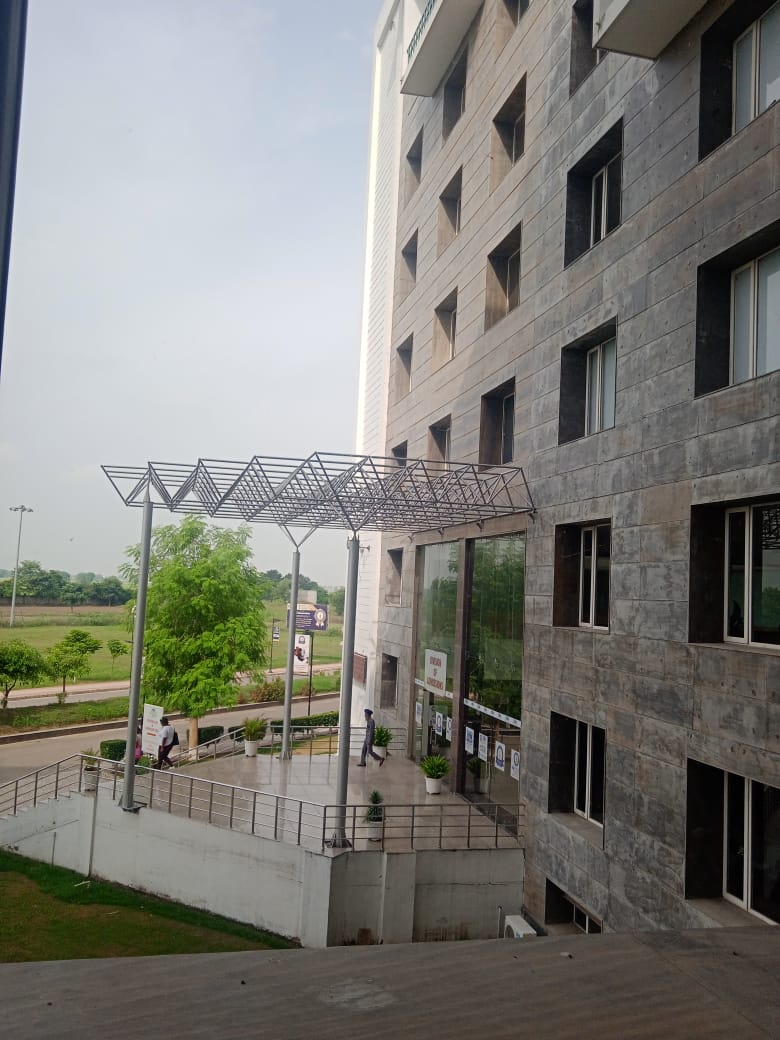
#> input picture image processing/img2.jpg, 780 x 1040 px
$ jupyter execute --allow-errors image.ipynb
#> lines starting #> are read from the running program, lines starting #| are printed output that depends on the picture; after the words box and inside, x2 and y2 are one past the last pixel; in counts of white or black regions, pixels touching at a corner belong together
[cell 1]
import cv2
import matplotlib.pyplot as plt

img = cv2.imread('img2.jpg')
#> img is the input picture: shape (1040, 780, 3); mean B, G, R 119.1, 124.6, 125.2
plt.imshow(img, cmap = 'gray')
plt.show()
img_gray = cv2.cvtColor(img, cv2.COLOR_BGR2GRAY)
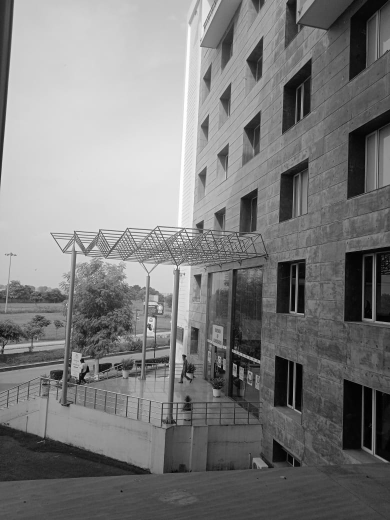
#> img_gray: shape (1040, 780) (shown at 1/2 size); min 0, max 255, mean 124.1
plt.imshow(img_gray, cmap = 'gray')
plt.show()

[cell 2]
blur = cv2.blur(img_gray,(6,6))
plt.imshow(blur, cmap = 'gray')
plt.show()

[cell 3]
sobelx = cv2.Sobel(img_gray, -1,1,0,ksize=5)
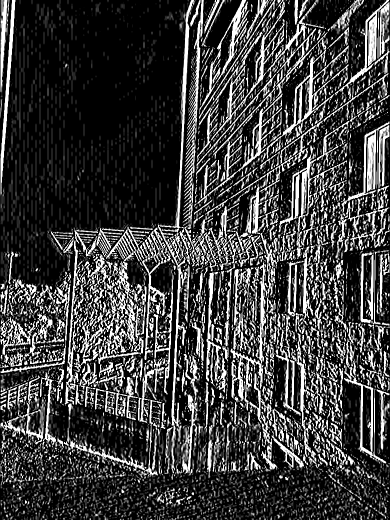
#> sobelx: shape (1040, 780) (shown at 1/2 size); min 0, max 255, mean 63.2
plt.imshow(sobelx, cmap = 'gray')
plt.show()
sobely = cv2.Sobel(img_gray, -1,1,0,ksize=5)
plt.imshow(sobely, cmap = 'gray')
plt.show()
sobelxy = cv2.addWeighted(sobelx,0.5,sobely,0.5,0)
plt.imshow(sobelxy, cmap = 'gray')
plt.show()

[cell 4]
import numpy as np
gradient_magnitude = np.sqrt(sobelx*2+sobely*2)
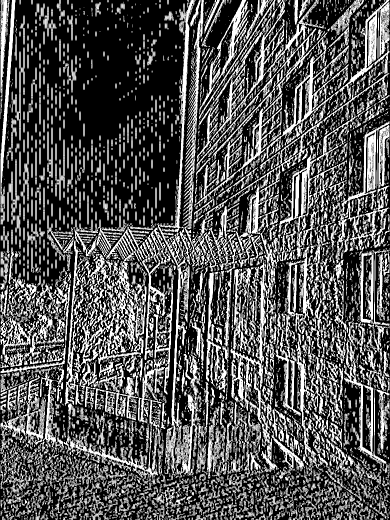
#> gradient_magnitude: shape (1040, 780) float16 (shown at 1/2 size); min 0, max 15.88, mean 5.25; drawn with min black and max white
plt.imshow(gradient_magnitude, cmap = 'gray')
plt.show()
gradient_direction = np.arctan2(sobely,sobelx)
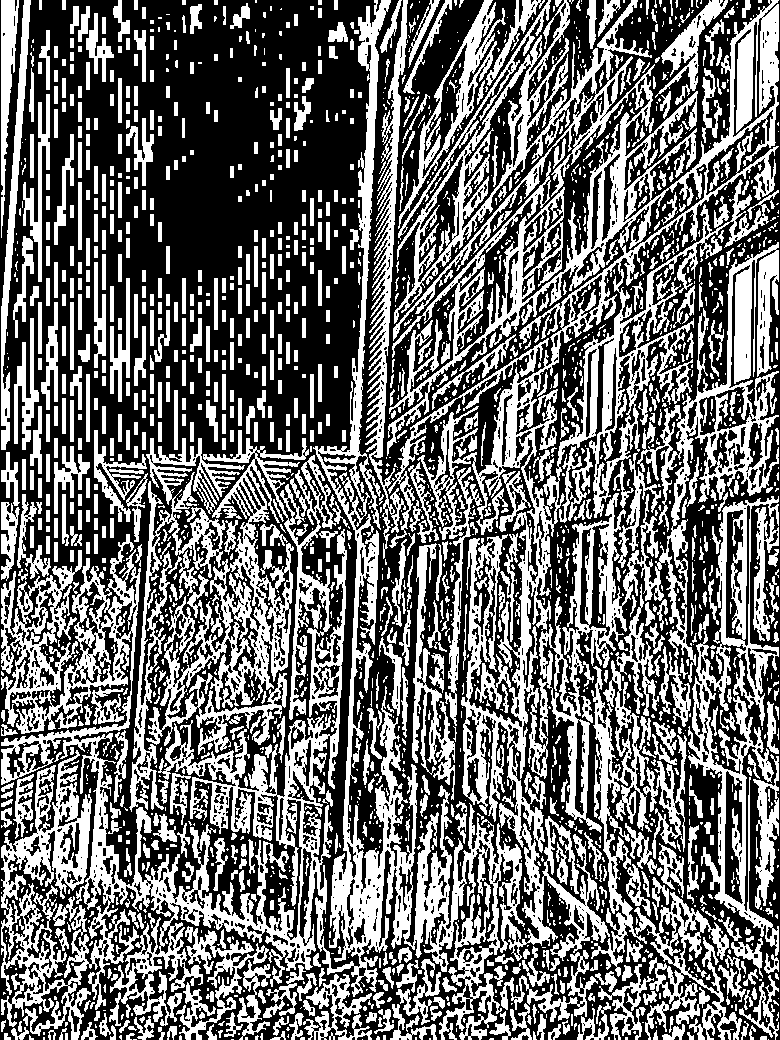
#> gradient_direction: shape (1040, 780) float16; values 0 (black) and 0.785 (white), 42.8% white; 2293 white regions (1345 under 20 px), largest, box (x1, y1, x2, y2) and area: (1, 0, 779, 1040) 183220, (591, 584, 742, 1040) 11831, (688, 496, 779, 956) 11586
plt.imshow(gradient_direction, cmap = 'gray')
plt.show()

$ run again, with image processing/img3.jpg copied over image processing/img2.jpg
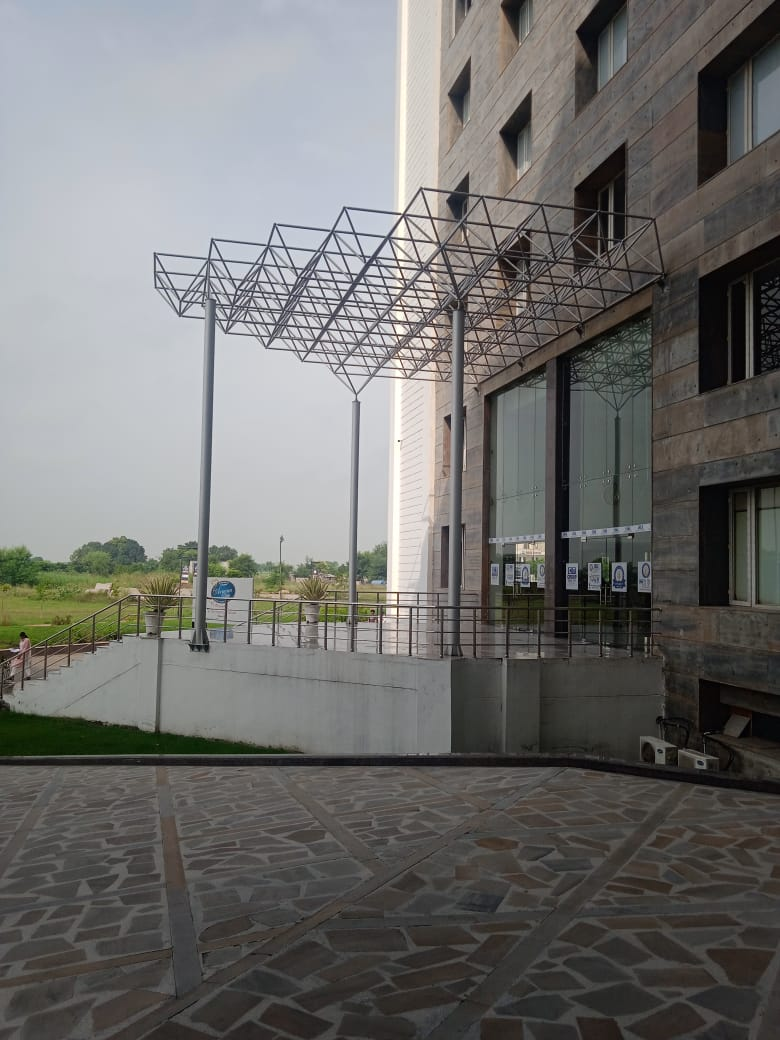
#> input picture image processing/img3.jpg, 780 x 1040 px
#> img is the input picture: shape (1040, 780, 3); mean B, G, R 109.6, 111.4, 111.9
#> `gradient_magnitude = np.sqrt(sobelx*2+sobely*2)`:
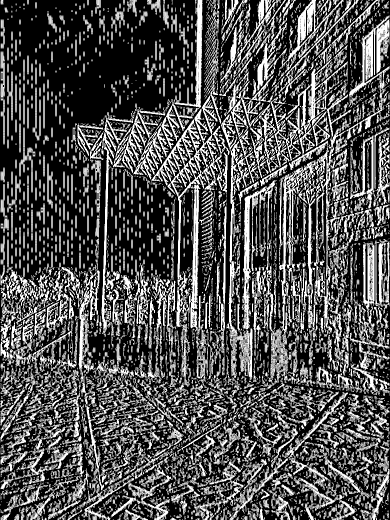
#> gradient_magnitude: shape (1040, 780) float16 (shown at 1/2 size); min 0, max 15.88, mean 5.05; drawn with min black and max white
#> `gradient_direction = np.arctan2(sobely,sobelx)`:
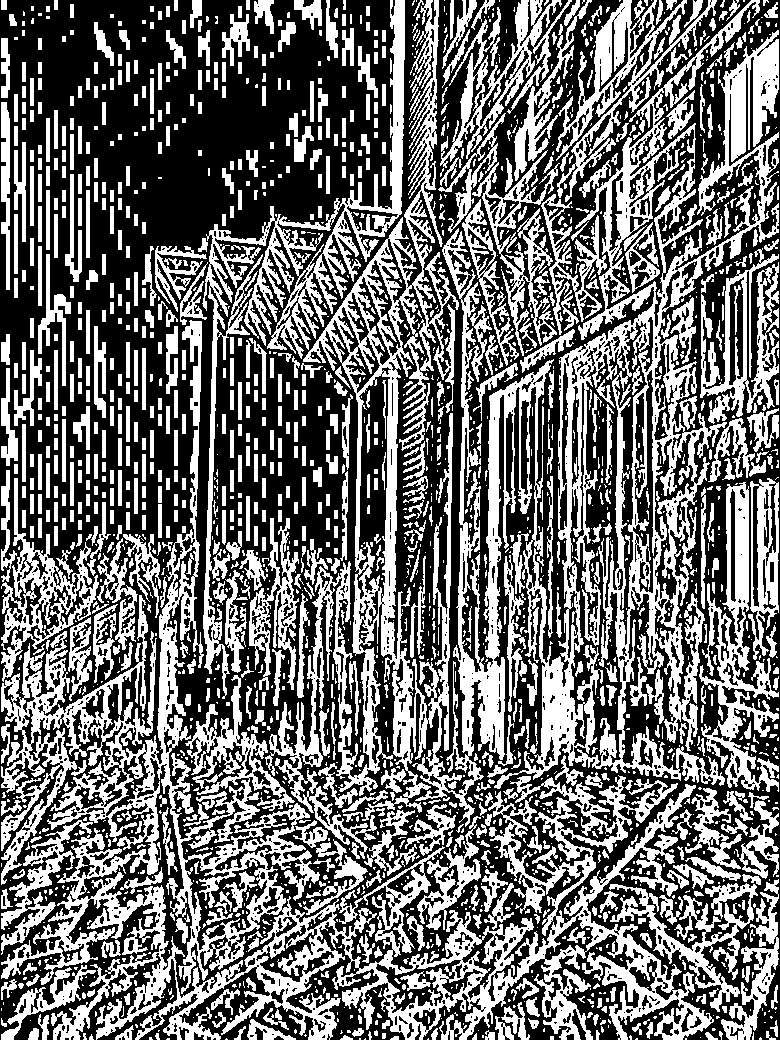
#> gradient_direction: shape (1040, 780) float16; values 0 (black) and 0.785 (white), 42.6% white; 2227 white regions (1270 under 20 px), largest, box (x1, y1, x2, y2) and area: (265, 0, 779, 859) 91983, (1, 320, 714, 1040) 76335, (202, 0, 405, 699) 14417

$ run again, with image processing/img4.jpg copied over image processing/img2.jpg
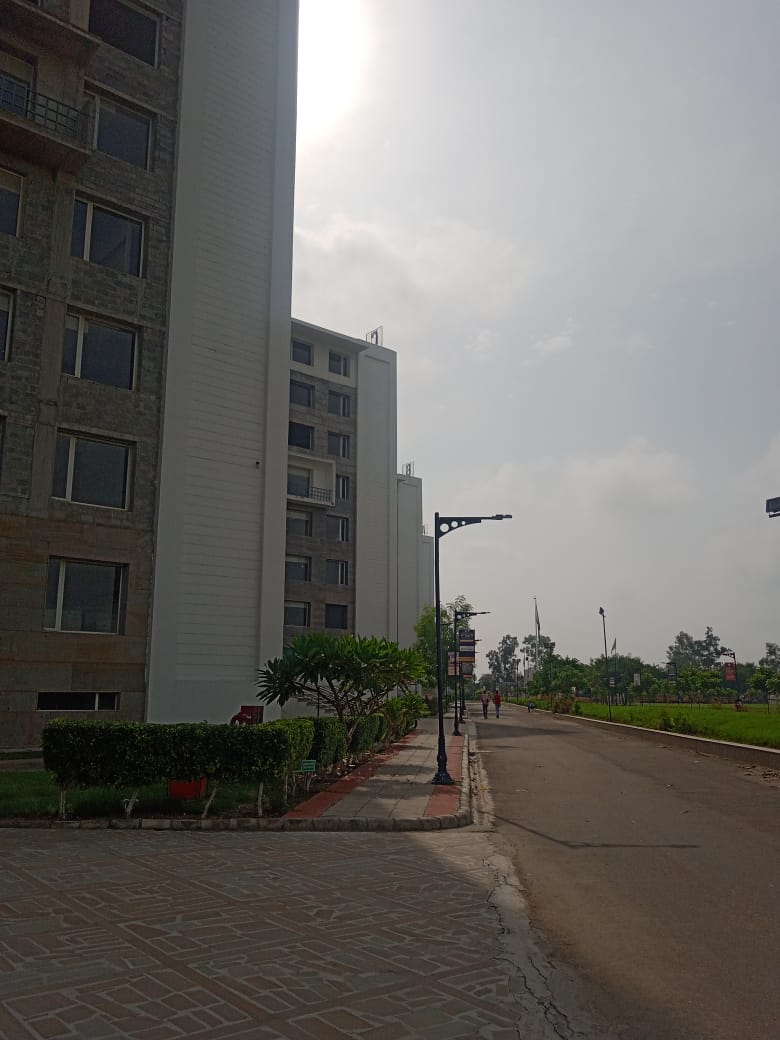
#> input picture image processing/img4.jpg, 780 x 1040 px
#> img is the input picture: shape (1040, 780, 3); mean B, G, R 100.4, 104, 106.2
#> `gradient_magnitude = np.sqrt(sobelx*2+sobely*2)`:
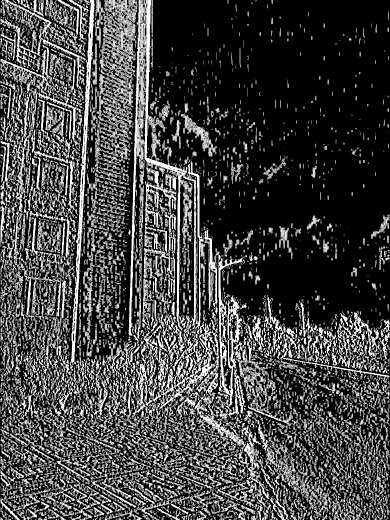
#> gradient_magnitude: shape (1040, 780) float16 (shown at 1/2 size); min 0, max 15.88, mean 4.16; drawn with min black and max white
#> `gradient_direction = np.arctan2(sobely,sobelx)`:
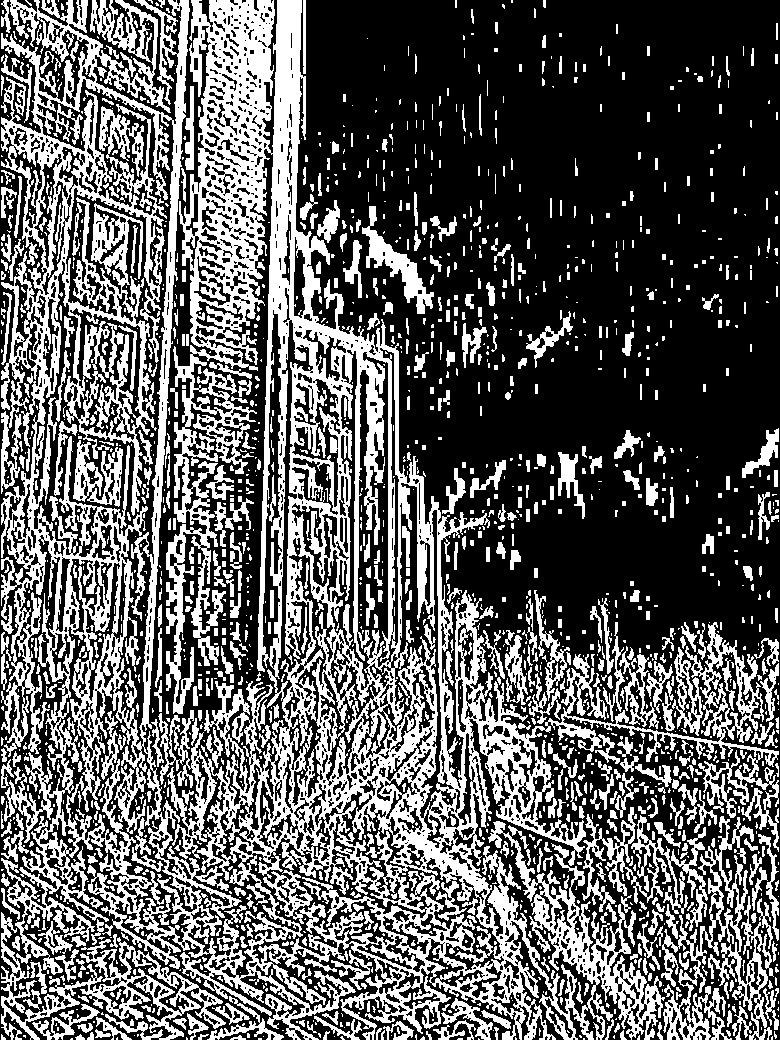
#> gradient_direction: shape (1040, 780) float16; values 0 (black) and 0.785 (white), 36.7% white; 1905 white regions (1218 under 20 px), largest, box (x1, y1, x2, y2) and area: (1, 0, 779, 1040) 212586, (661, 816, 774, 1040) 7110, (1, 912, 226, 1040) 6472
